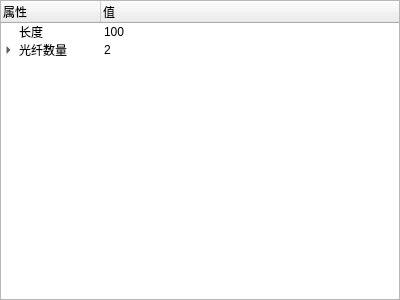
<?xml version="1.0" encoding="UTF-8"?>
<ui version="4.0">
 <class>DialogLinkRes</class>
 <widget class="QDialog" name="DialogLinkRes">
  <property name="geometry">
   <rect>
    <x>0</x>
    <y>0</y>
    <width>400</width>
    <height>300</height>
   </rect>
  </property>
  <property name="windowTitle">
   <string>链路资源</string>
  </property>
  <property name="windowIcon">
   <iconset resource="resource.qrc">
    <normaloff>:/img/res.png</normaloff>:/img/res.png</iconset>
  </property>
  <layout class="QVBoxLayout" name="verticalLayout">
   <property name="leftMargin">
    <number>0</number>
   </property>
   <property name="topMargin">
    <number>0</number>
   </property>
   <property name="rightMargin">
    <number>0</number>
   </property>
   <property name="bottomMargin">
    <number>0</number>
   </property>
   <item>
    <widget class="QTreeWidget" name="treeWidget">
     <property name="autoExpandDelay">
      <number>-1</number>
     </property>
     <property name="indentation">
      <number>15</number>
     </property>
     <property name="uniformRowHeights">
      <bool>true</bool>
     </property>
     <property name="sortingEnabled">
      <bool>false</bool>
     </property>
     <property name="animated">
      <bool>true</bool>
     </property>
     <property name="allColumnsShowFocus">
      <bool>false</bool>
     </property>
     <property name="wordWrap">
      <bool>false</bool>
     </property>
     <property name="headerHidden">
      <bool>false</bool>
     </property>
     <property name="expandsOnDoubleClick">
      <bool>false</bool>
     </property>
     <attribute name="headerCascadingSectionResizes">
      <bool>false</bool>
     </attribute>
     <column>
      <property name="text">
       <string>属性</string>
      </property>
     </column>
     <column>
      <property name="text">
       <string>值</string>
      </property>
     </column>
     <item>
      <property name="text">
       <string>长度</string>
      </property>
      <property name="text">
       <string>100</string>
      </property>
     </item>
     <item>
      <property name="text">
       <string>光纤数量</string>
      </property>
      <property name="text">
       <string>2</string>
      </property>
      <item>
       <property name="text">
        <string>光纤</string>
       </property>
       <property name="text">
        <string>编号1</string>
       </property>
       <item>
        <property name="text">
         <string>纤芯数量</string>
        </property>
        <property name="text">
         <string>1</string>
        </property>
       </item>
       <item>
        <property name="text">
         <string>模式数量</string>
        </property>
        <property name="text">
         <string>1</string>
        </property>
       </item>
       <item>
        <property name="text">
         <string>波段数量</string>
        </property>
        <property name="text">
         <string>1</string>
        </property>
       </item>
      </item>
      <item>
       <property name="text">
        <string>光纤</string>
       </property>
       <property name="text">
        <string>编号2</string>
       </property>
       <item>
        <property name="text">
         <string>纤芯</string>
        </property>
        <property name="text">
         <string>1</string>
        </property>
       </item>
      </item>
     </item>
    </widget>
   </item>
  </layout>
 </widget>
 <resources>
  <include location="resource.qrc"/>
 </resources>
 <connections/>
</ui>
